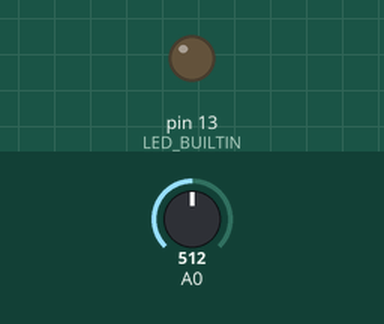
Recording of a sketch running on a simulated Arduino Uno, built with avr-gcc and run on an emulated ATmega328P. On the bench: output pins drawn as LEDs (lit = HIGH). The inputs (shaded band) are chosen by the test bench; at power-on: A0 = 512. What the sketch prints to the serial monitor is not drawn.

Above: at 0.5 s.
At 2.5 s:
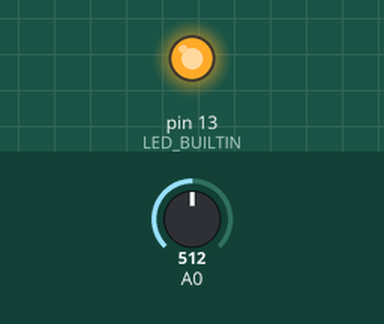
Timing chart, 0 to 5.2 s (numbered marks = the images above):
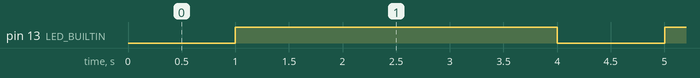

Measured:
- by itself, pin 13 (LED_BUILTIN): alternates HIGH for 3.0 s and LOW for 1.0 s

The sketch:

seeed-blink-serial.ino
```cpp
// (licence header left out)
#include <Arduino.h> // Only needed by https://platformio.org/

void setup() {
  Serial.begin(115200);
  pinMode(LED_BUILTIN, OUTPUT);
}

void loop() {
  Serial.println("Serial print works on the XIAO esp32s3 Core 1. The A0 reading is: " + String(analogRead(A0)) );
  digitalWrite(LED_BUILTIN, LOW);   // internal LED LOW = on for onboard LED
  delay(1000);                      // wait for a second
  digitalWrite(LED_BUILTIN, HIGH);
  delay(3000);
}
```
